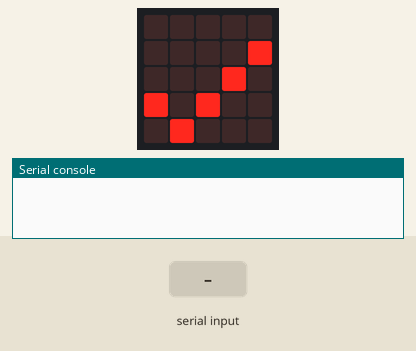
Bench run of a program on a simulated BBC micro:bit running MicroPython. Shown: the board's 5×5 LED display, the last lines printed to the serial console. Inputs (shaded band) come from the test bench.

Above: at 1.2 s.
1.3 s: "1" typed at the serial console, then Enter
At 1.48 s:
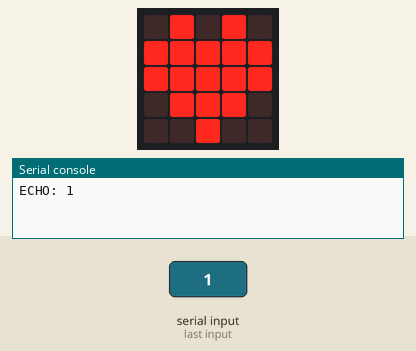
Timing chart, 0 to 4.3 s (numbered marks = the images above; inputs shaded):
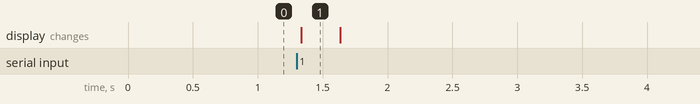

Measured:
- after the input at 1.3 s, the display: changes at once (image 1)

The program:

P4_uart_rx.py
```python
from microbit import *

uart.init(baudrate=115200)
display.show(Image.YES)

buf = ""
while True:
    if uart.any():
        ch = uart.read(1)
        if ch:
            c = chr(ch[0])
            if c == "\n":
                display.show(Image.HEART)
                uart.write("ECHO: " + buf + "\n")
                sleep(300)
                display.show(Image.YES)
                buf = ""
            else:
                buf += c
    sleep(20)
```
